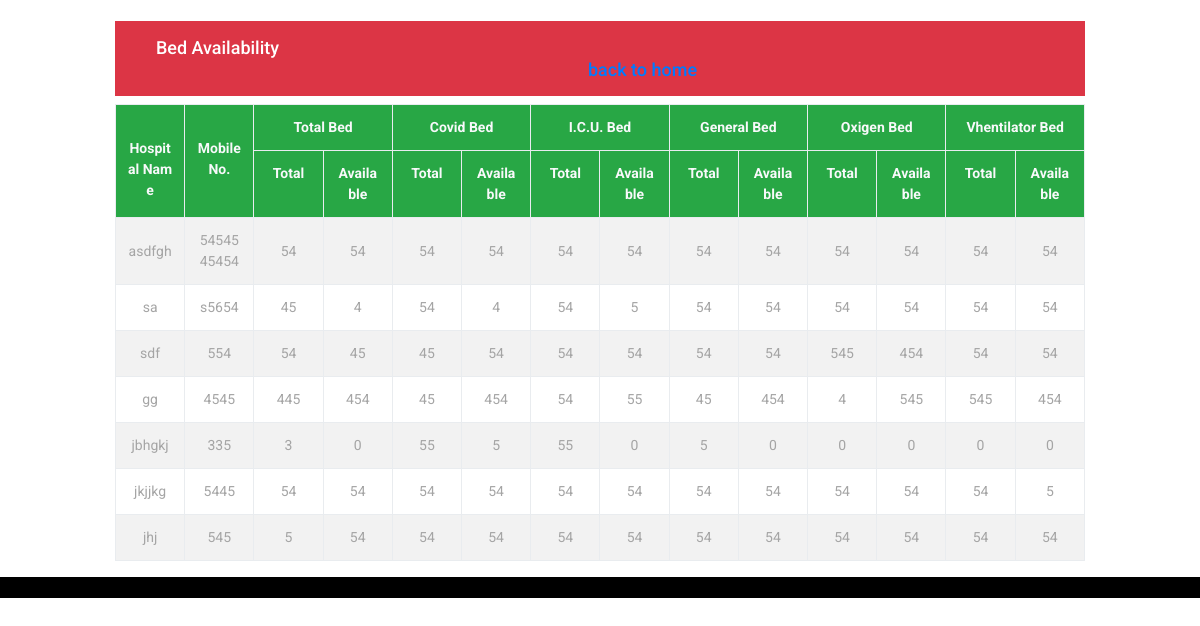
Screenshot of /admin/bed/index.php with the database file from the repository.
### tables this page shows
CREATE TABLE `bed` (
  `id` int(11) NOT NULL,
  `ccc_Name` varchar(255) NOT NULL,
  `contact` varchar(13) NOT NULL,
  `total` int(7) NOT NULL,
  `ta` int(7) NOT NULL,
  `covid` int(7) NOT NULL,
  `ca` int(7) NOT NULL,
  `icu` int(7) NOT NULL,
  `icua` int(11) NOT NULL,
  `gen` int(7) NOT NULL,
  `ga` int(7) NOT NULL,
  `o2` int(7) NOT NULL,
  `oa` int(7) NOT NULL,
  `venty` int(7) NOT NULL,
  `va` int(7) NOT NULL
);

### admin/bed/index.php (the view, shortened to what this page needs)
<?php
    require_once("connection.php");
    $query = " select * from bed ";
    $result = mysqli_query($con,$query);
?>
<!DOCTYPE html>
<html lang="en">
<head>
    <link rel="stylesheet" a href="CSS/bootstrap.css"/>
    <link rel="stylesheet" type="text/css" href="CSS/bootstrap.min.css">
<link rel="stylesheet" type="text/css" href="CSS/main_styles.css">
<link href="CSS/fontawesome-all.css" rel="stylesheet" type="text/css">
<link href="CSS/font-awesome.min.css" rel="stylesheet" type="text/css">
<link rel="stylesheet" a href="CSS/style.css"/>
</head>
<body >
<br>
<div class="container-fluid">
  <div class="row">
    <div class="col-sm-1" ></div>
    <div class="col-sm-10" style="background-color:;">
                       <h3 class="bg-danger text-white text-center py-3">Bed Availability
                        &nbsp;&nbsp;&nbsp;&nbsp;&nbsp;&nbsp;&nbsp;&nbsp;&nbsp;&nbsp;&nbsp;&nbsp;&nbsp;&nbsp;&nbsp;&nbsp;&nbsp;&nbsp;
&nbsp;&nbsp;&nbsp;&nbsp;&nbsp;&nbsp;&nbsp;&nbsp;&nbsp;&nbsp;&nbsp;&nbsp;&nbsp;&nbsp;&nbsp;&nbsp;&nbsp;&nbsp;
&nbsp;&nbsp;&nbsp;&nbsp;&nbsp;&nbsp;&nbsp;&nbsp;&nbsp;&nbsp;&nbsp;&nbsp;&nbsp;&nbsp;&nbsp;&nbsp;&nbsp;&nbsp;
&nbsp;&nbsp;&nbsp;&nbsp;&nbsp;&nbsp;&nbsp;&nbsp;&nbsp;&nbsp;&nbsp;&nbsp;&nbsp;&nbsp;&nbsp;&nbsp;&nbsp;&nbsp;
&nbsp;&nbsp;&nbsp;&nbsp;&nbsp;&nbsp;&nbsp;&nbsp;&nbsp;&nbsp;&nbsp;&nbsp;&nbsp;&nbsp;&nbsp;&nbsp;&nbsp;&nbsp;
&nbsp;&nbsp;&nbsp;&nbsp;&nbsp;&nbsp;&nbsp;&nbsp;&nbsp;&nbsp;&nbsp;&nbsp;&nbsp;&nbsp;&nbsp;&nbsp;&nbsp;&nbsp;
&nbsp;&nbsp;&nbsp;&nbsp;&nbsp;&nbsp;&nbsp;&nbsp;&nbsp;&nbsp;&nbsp;&nbsp;&nbsp;&nbsp;&nbsp;&nbsp;&nbsp;&nbsp;
&nbsp;&nbsp;&nbsp;&nbsp;&nbsp;&nbsp;&nbsp;&nbsp;&nbsp;&nbsp;&nbsp;&nbsp;&nbsp;&nbsp;&nbsp;&nbsp;&nbsp;&nbsp;
&nbsp;&nbsp;&nbsp;&nbsp;&nbsp;&nbsp;&nbsp;&nbsp;&nbsp;&nbsp;&nbsp;&nbsp;&nbsp;&nbsp;&nbsp;&nbsp;&nbsp;&nbsp;
&nbsp;&nbsp;&nbsp;&nbsp;&nbsp;&nbsp;&nbsp;&nbsp;&nbsp;&nbsp;&nbsp;&nbsp;&nbsp;&nbsp;&nbsp;&nbsp;&nbsp;&nbsp;
<a href="../dashboard.php">back to home</a></h3>
<article>
                        <table class="table table-bordered table-striped table-hover text-center">
                            <tr class="bg-success text-light font-weight-bold">
                                <td rowspan="2"><br>Hospital Name</td>
                                <td rowspan="2"><br>Mobile No. </td>
                                <td colspan="2"> Total Bed </td>
                                <td colspan="2"> Covid Bed </td>
				<td colspan="2"> I.C.U. Bed </td>
				<td colspan="2"> General Bed </td>
                                <td colspan="2"> Oxigen Bed </td>
				<td colspan="2"> Vhentilator Bed </td>
                            </tr>
<tr class="bg-success text-light font-weight-bold">
                                <td > Total </td>
				<td > Available </td>
                              <td > Total </td>
				<td >  Available  </td>
                              <td > Total</td>
				<td > Available </td>
                              <td > Total</td>
				<td > Available </td>
                              <td > Total</td>
				<td > Available </td>
                              <td > Total</td>
				<td > Available </td>
                            </tr>
                            <?php
                                    while($row=mysqli_fetch_assoc($result))
                                    {
       $Name = $row['ccc_Name'];
            $phone = $row['contact'];
                       $totalbed = $row['total'];
$tabed = $row['ta'];
$covidbed = $row['covid'];
$cabed = $row['ca'];
$icubed = $row['icu'];
$ia = $row['icua'];
$genbed = $row['gen'];
$gabed = $row['ga'];
$o2bed = $row['o2'];
$oabed = $row['oa'];
$ventybed = $row['venty'];
$vabed = $row['va'];
                           ?>
                                    <tr>
                                        <td class="align-middle"><?php echo $Name ?></td>
                                        <td class="align-middle"><?php echo $phone ?></td>
<td class="align-middle"><?php echo $totalbed ?></td>
<td class="align-middle"><?php echo $tabed ?></td>
<td class="align-middle"><?php echo $covidbed ?></td>
<td class="align-middle"><?php echo $cabed ?></td>
<td class="align-middle"><?php echo $icubed ?></td>
<td class="align-middle"><?php echo $ia ?></td>
<td class="align-middle"><?php echo $genbed ?></td>
<td class="align-middle"><?php echo $gabed ?></td>
<td class="align-middle"><?php echo $o2bed ?></td>
<td class="align-middle"><?php echo $oabed ?></td>
<td class="align-middle"><?php echo $ventybed ?></td>
<td class="align-middle"><?php echo $vabed ?></td>
                                    </tr>
                            <?php
                                    }
                            ?>
                        </table>
</article>
    </div>
    <div class="col-sm-1" ></div>
</div>
</div>
<div class="container-fluid" style="background-color:black;">
<div class="container" style="background-color:black;">
				<div class="footer_copyright">
				</div>
</div>
					</div>
       </body>
</html>

### admin/bed/CSS/main_styles.css (style rules this page uses)
* { margin: 0; padding: 0; -webkit-font-smoothing: antialiased; -webkit-text-shadow: rgba(0,0,0,.01) 0 0 1px; text-shadow: rgba(0,0,0,.01) 0 0 1px; }
body { font-family: 'Roboto', sans-serif; font-size: 14px; font-weight: 400; background: #FFFFFF; color: #a5a5a5; }
div { display: block; position: relative; -webkit-box-sizing: border-box; -moz-box-sizing: border-box; box-sizing: border-box; }
a, a:hover, a:visited, a:active, a:link { text-decoration: none; -webkit-font-smoothing: antialiased; -webkit-text-shadow: rgba(0,0,0,.01) 0 0 1px; text-shadow: rgba(0,0,0,.01) 0 0 1px; }
h3 { font-size: 18px; }
h1, h2, h3, h4, h5, h6 { font-family: 'Roboto', sans-serif; -webkit-font-smoothing: antialiased; -webkit-text-shadow: rgba(0,0,0,.01) 0 0 1px; text-shadow: rgba(0,0,0,.01) 0 0 1px; }

### admin/bed/CSS/style.css (style rules this page uses)
article { overflow-x:auto; }

### rows the page displays
bed: ccc_Name "asdfgh", contact "5454545454", total "54", ta "54", covid "54", ca "54", icu "54", icua "54", gen "54", ga "54", o2 "54", oa "54", venty "54", va "54"
bed: ccc_Name "sa", contact "s5654", total "45", ta "4", covid "54", ca "4", icu "54", icua "5", gen "54", ga "54", o2 "54", oa "54", venty "54", va "54"
bed: ccc_Name "sdf", contact "554", total "54", ta "45", covid "45", ca "54", icu "54", icua "54", gen "54", ga "54", o2 "545", oa "454", venty "54", va "54"
bed: ccc_Name "gg", contact "4545", total "445", ta "454", covid "45", ca "454", icu "54", icua "55", gen "45", ga "454", o2 "4", oa "545", venty "545", va "454"
bed: ccc_Name "jbhgkj", contact "335", total "3", ta "0", covid "55", ca "5", icu "55", icua "0", gen "5", ga "0", o2 "0", oa "0", venty "0", va "0"
bed: ccc_Name "jkjjkg", contact "5445", total "54", ta "54", covid "54", ca "54", icu "54", icua "54", gen "54", ga "54", o2 "54", oa "54", venty "54", va "5"
bed: ccc_Name "jhj", contact "545", total "5", ta "54", covid "54", ca "54", icu "54", icua "54", gen "54", ga "54", o2 "54", oa "54", venty "54", va "54"
